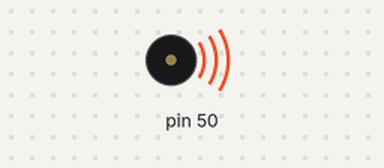
Simulated run of this sketch. Board: Arduino Uno, built with avr-gcc and run on an emulated ATmega328P. Parts: buzzer (waves = sounding). What the sketch prints to the serial monitor is not drawn.

Above: at 0.05 s.
Timing chart, 0 to 3.0 s (numbered marks = the images above):
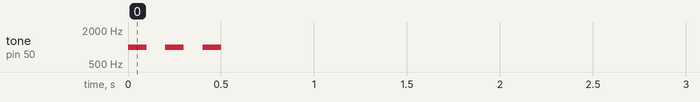

The sketch:

Ejemplo_pitido_buzzer.ino
```cpp
#include <EasyBuzzer.h>

void sonidoTerminado(){
  Serial.println("Sonido terminado");
}

void setup() {
  Serial.begin(9600);

  // Configuración del pin
  EasyBuzzer.setPin(50);

  Serial.println("Comienza el sonido");

  // Configuración del beep
  EasyBuzzer.beep(1000, 100, 100, 3, 300, 1, sonidoTerminado);
}


 // el beep se pone: (Frec, Duracion, Pausa, Reps, duracioin pausa, funcion que llama cuando termina)
void loop() {
  // Función para que funcione la librería
  EasyBuzzer.update();
}
```

Measured:
- by itself, tone on pin 50: alternates 1000 Hz for 0.10 s and silent for 0.10 s, 6 changes in all, then stays silent
